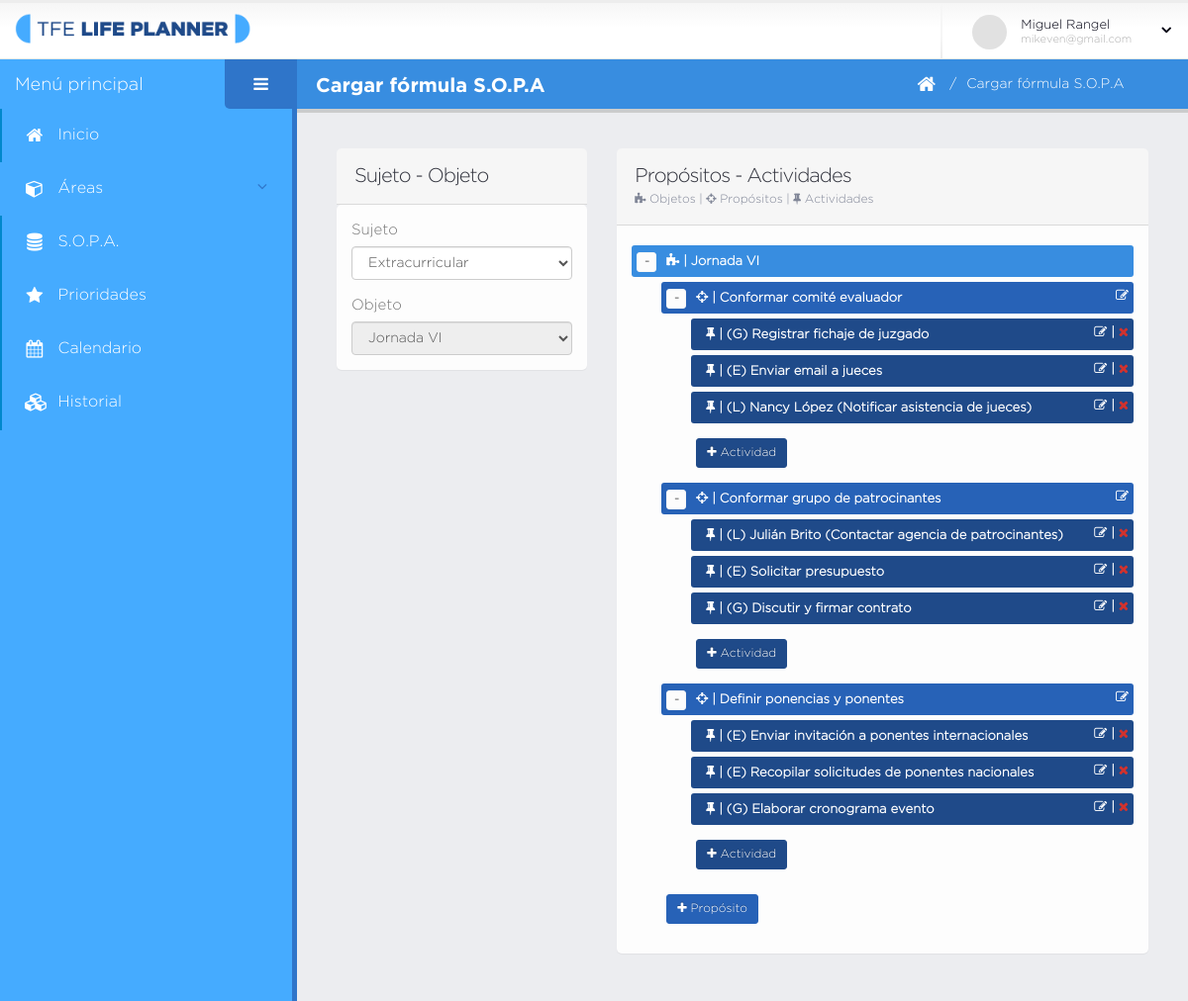
Page /cargar-sopa.php?ids=12&ido=13 (signed in) on the committed database.
### tables this page shows
CREATE TABLE `sujeto_objeto` (
  `id` int(11) NOT NULL,
  `sujeto_id` int(11) NOT NULL,
  `objeto_id` int(11) NOT NULL,
  `area_id` int(11) NOT NULL,
  `sesion_id` int(11) NOT NULL,
  `creado` datetime DEFAULT NULL
);

CREATE TABLE `sujeto` (
  `id` int(11) NOT NULL,
  `nombre` varchar(140) NOT NULL,
  `creado` datetime DEFAULT NULL,
  `modificado` datetime DEFAULT NULL,
  `usuario_id` int(11) NOT NULL
);

CREATE TABLE `objeto` (
  `id` int(11) NOT NULL,
  `nombre` varchar(140) NOT NULL,
  `creado` datetime DEFAULT NULL,
  `modificado` datetime DEFAULT NULL,
  `usuario_id` int(11) NOT NULL
);

CREATE TABLE `proposito` (
  `id` int(11) NOT NULL,
  `descripcion` varchar(250) NOT NULL,
  `creado` datetime DEFAULT NULL,
  `modificado` datetime DEFAULT NULL,
  `sujeto_objeto_id` int(11) NOT NULL
);

CREATE TABLE `actividad` (
  `id` int(11) NOT NULL,
  `tipo` varchar(45) NOT NULL,
  `tarea` varchar(45) DEFAULT NULL,
  `lugar` varchar(45) DEFAULT NULL,
  `direccion` varchar(45) DEFAULT NULL,
  `motivo` varchar(45) DEFAULT NULL,
  `contacto` varchar(45) DEFAULT NULL,
  `creado` datetime DEFAULT NULL,
  `modificado` datetime DEFAULT NULL,
  `proposito_id` int(11) NOT NULL,
  `estado` varchar(45) NOT NULL,
  `resultado` varchar(600) DEFAULT NULL,
  `fecha_calendario` datetime NOT NULL,
  `fecha_prioridad` datetime NOT NULL,
  `fecha_agenda` datetime NOT NULL,
  `fecha_terminacion` datetime NOT NULL,
  `fecha_cancela` datetime NOT NULL
);

### fn/fn-sopa.php (called while the page is built, shortened)
<?php
    if( isset( $_GET["ids"], $_GET["ido"] ) ){
        $ids = $_GET["ids"];    $ido = $_GET["ido"];
        $s_o = array( obtenerSujetoObjetoPorids( $dbh, $ids, $ido ) );
    }
?>

### database/data-sujeto-objeto.php (called while the page is built, shortened)
<?php
	function obtenerSujetoObjetoPorids( $dbh, $ids, $ido ){
		$q = "select so.id as id_so, s.id as idsujeto, s.nombre nsujeto, o.id as idobjeto,
		o.nombre as nobjeto from sujeto_objeto so, sujeto s, objeto o
		where s.id = so.sujeto_id and o.id = so.objeto_id and s.id = $ids and o.id = $ido";
		$data = mysqli_fetch_array( mysqli_query( $dbh, $q ) );
		return $data;
	}
?>

### database/data-proposito.php (called while the page is built, shortened)
<?php
	function obtenerListaPropositos( $dbh, $idso ){
		$q = "select * from proposito where sujeto_objeto_id = $idso";
		return obtenerListaRegistros( mysqli_query( $dbh, $q ) );
	}
	function obtenerListaPropositosSO( $dbh, $idso ){
		$propositos = array();
		$registros = obtenerListaPropositos( $dbh, $idso );
		foreach ( $registros as $r ) {
			$r["lactividades"] = obtenerListaActividades( $dbh, $r["id"] );
			$propositos[] = $r;
		}
		return $propositos;
	}
?>

### database/bd.php (called while the page is built, shortened)
<?php
	function obtenerListaRegistros( $data ){
		$lista_c = array();
		if( $data ){
			while( $c = mysqli_fetch_array( $data ) ){
				$lista_c[] = $c;
			}
		}
		return $lista_c;
	}
?>

### database/data-actividad.php (called while the page is built, shortened)
<?php
	function obtenerListaActividades( $dbh, $idp ){
		$q = "select * from actividad where proposito_id = $idp";
		return obtenerListaRegistros( mysqli_query( $dbh, $q ) );
	}
?>

### fn/fn-actividad.php (called while the page is built, shortened)
<?php
    function descActividad( $actividad ){
      $icono_actividad = array(
        'g' => $actividad["tarea"],
        'e' => $actividad["tarea"],
        'l' => $actividad["contacto"]." ($actividad[motivo])"
      );
      return $icono_actividad[ $actividad["tipo"] ];
    }
?>

### secciones/sopa/panel_opa.php (the view, shortened to what this page needs)
<div class="dd dd-nodrag" id="nestable">
	<ol class="dd-list ">
		<?php
			foreach ( $s_o as $so ) {
				$o["id"] = $so["idobjeto"];
				$o["nombre"] = $so["nobjeto"];
				$propositos = obtenerListaPropositosSO( $dbh, $so["id_so"] );
		?>
		<li class="dd-item" data-id="<?php echo $o['id']?>">
			<div class="dd-handle item_obj">
				<span class="icon_obj">
					<i class="fa fa-puzzle-piece" aria-hidden="true"></i>
				</span> | <?php echo $o["nombre"]?>
			</div>
			<ol class="dd-list">
				<?php
					foreach ( $propositos as $p ) {
						$actividades = $p["lactividades"];
				?>
					<li class="dd-item" data-id="<?php echo $p['id']?>">
						<div class="dd-handle item_pro">
							<span class="icon_obj">
								<i class="fa fa-crosshairs" aria-hidden="true"></i>
							</span> | <?php echo $p["descripcion"]?>
							<div class="editableicon">
								<a href="#frm-edit-proposito" class="modal-sizes modal-with-zoom-anim i_edit_prop"
								data-idp="<?php echo $p['id'] ?>"
								data-desc="<?php echo $p['descripcion']?>">
									<i class="fa fa-edit" aria-hidden="true"></i>
								</a>
							</div>
						</div>
						<ol class="dd-list">
							<?php foreach ( $actividades as $a ) { ?>
								<li class="dd-item" data-id="<?php echo $a['id']?>">
									<div class="dd-handle item_act">
										<span class="icon_obj">
										<i class="fa fa-thumb-tack" aria-hidden="true"></i>
										</span> |
										<?php echo "(".strtoupper( $a["tipo"] ).") ". descActividad( $a )?>
										<div class="editableicon">
											<a href="#frm-edit-actividad" class="modal-sizes modal-with-zoom-anim i_edit_act"
											data-ida="<?php echo $a['id'] ?>">
											<i class="fa fa-edit" aria-hidden="true"></i>
											</a> |
											<a href="#confirmar-accion"
											class="modal-sizes modal-with-zoom-anim elim_actividad" data-ida="<?php echo $a["id"] ?>"
											data-desc="<?php echo "(".strtoupper( $a["tipo"] ).") ". descActividad( $a )?>">
											<i class="fa fa-times" aria-hidden="true"></i>
											</a>
										</div>
									</div>
								</li>
							<?php } ?>
							<li class="dd-item" data-id="nueva_actividad">
								<div class="dd-handle nopa">
									<a href="#frm-actividad" class="modal-sizes modal-with-zoom-anim btn_nactiv"
									data-idp="<?php echo $p["id"]?>"
									data-np="<?php echo $p['descripcion']?>"
									data-toggle="tooltip" data-placement="top"
									title="Agregar actividad">
										<button type="button" class="mb-xs mt-xs mr-xs btn btn-sm btn-act btn-no-ft">
											<i class="fa fa-plus" aria-hidden="true"></i> Actividad
										</button>
									</a>
								</div>
							</li>
						</ol>
					</li>
				<?php } ?>
				<li class="dd-item" data-id="nuevo_proposito">
					<div class="dd-handle nopa">
					<a href="#frm-proposito" class="modal-sizes modal-with-zoom-anim btn_nprop"
						data-iso="<?php echo $so["id_so"]?>"
						data-n-so="<?php echo $so['nsujeto'].' :: '.$o['nombre']?>"
						data-toggle="tooltip" data-placement="top" title="Agregar propósito">
							<button type="button" class="mb-xs mt-xs mr-xs btn btn-sm btn-pro btn-no-ft">
								<i class="fa fa-plus" aria-hidden="true"></i> Propósito
							</button>
						</a>
					</div>
				</li>
			</ol>
		</li>
		<?php }  ?>
	</ol>
</div>

### secciones/sopa/panel_sesion_so.php (shortened to what this page needs)
<section class="panel">
	<form id="frm_sujeto_objeto">
		<header class="panel-heading">
			<h2 class="panel-title">Sujeto - Objeto</h2>
		</header>
		<div class="panel-body">
			<?php if( !isset( $carga_so ) ) { ?>
			<div class="form-group">
				<label class="control-label">Área</label>
				<select id="lareas" class="form-control" required>
					<option value=""></option>
					<?php foreach ( $areas as $a ) { ?>
					<option value="<?php echo $a["id"] ?>"
						<?php echo sop( $a["id"], $ida ) ?>><?php echo $a["nombre"] ?>
					</option>
					<?php } ?>
				</select>
				<input type="hidden" name="idarea" value="<?php echo $ida ?>">
			</div>
			<div class="form-group">
				<label class="control-label">Sujeto</label>
				<select id="lsujetos" class="form-control" required >
					<option value=""></option>
					<?php foreach ( $sujetos_a as $s ) { ?>
						<option value="<?php echo $s["id"] ?>"
							<?php echo sop( $s["id"], $ids ) ?>><?php echo $s["nombre"] ?>
						</option>
					<?php } ?>
				</select>
				<input type="hidden" name="idsujeto" value="<?php echo $ids?>">
			</div>
			<hr>
			<div id="agg_objeto" class="form-group">
				<label class="control-label">Objeto</label>
				<table width="100%">
					<th width="80%">
						<select id="lobjetos" class="form-control" required name="idobjeto">
							<option value=""></option>
							<?php foreach ( $objetos_s as $o ) { ?>
								<option value="<?php echo $o["id"] ?>">
									<?php echo $o["nombre"] ?>
								</option>
							<?php } ?>
						</select>
					</th>
					<th width="20%" style="text-align: right;">
						<a href="#frm-objeto" class="modal-sizes modal-with-zoom-anim"
						data-toggle="tooltip" data-placement="top"
						title="Crear nuevo Objeto">
						<button type="button" class="mb-xs mt-xs mr-xs btn btn-obj">
							<i class="fa fa-plus"></i>
						</button>
						</a>
					</th>
				</table>
			</div>
			<?php } else { ?>
				<div class="form-group">
					<label class="control-label">Sujeto</label>
					<select id="lsujetos" class="form-control" required >
						<option value="<?php echo $ids ?>">
							<?php echo $s_o[0]["nsujeto"] ?>
						</option>
					</select>
				</div>
				<div class="form-group">
					<label class="control-label">Objeto</label>
					<select id="lobjetos" class="form-control" required disabled>
						<option value="<?php echo $ido ?>">
							<?php echo $s_o[0]["nobjeto"] ?>
						</option>
					</select>
				</div>
			<?php } ?>
		</div>
	</form>
</section>

### assets/stylesheets/skins/default.css (style rules this page uses)
a, .btn-link { color: #0088cc; }
body .btn-pro { color: #ffffff; text-shadow: 0 -1px 0 rgba(0, 0, 0, 0.25); background-color: #2762b7; border-color: #2762b7; }
body .btn-act { color: #ffffff; text-shadow: 0 -1px 0 rgba(0, 0, 0, 0.25); background-color: #1F4A89; border-color: #1F4A89; }

### cargar-sopa.php (style rules this page uses)
.icon_obj { font-family: Arial; color: #fff; font-size: 14px; margin-left: 10px; }
.nopa { background-color: transparent; }
.item_obj { background-color: #388de0 }
.item_pro { background-color: #2762B7 }
.item_act { background-color: #1F4A89 }
.dd-handle { color: #fff; }
.editableicon { float: right; }
.i_edit_act, .i_edit_prop { color: #FFF; }
.elim_actividad, .elim_prop { color: #d2322d; }

### rows in the picture
sujeto_objeto: sujeto.nombre "Extracurricular", objeto.nombre "Jornada VI"
proposito: descripcion "Conformar comité evaluador"
actividad: tipo "G", tarea "Registrar fichaje de juzgado"
actividad: tipo "E", tarea "Enviar email a jueces"
actividad: tipo "L", tipo "Nancy López (Notificar asistencia de jueces)"
proposito: descripcion "Conformar grupo de patrocinantes"
actividad: tipo "L", tipo "Julián Brito (Contactar agencia de patrocinantes)"
actividad: tipo "E", tarea "Solicitar presupuesto"
actividad: tipo "G", tarea "Discutir y firmar contrato"
proposito: descripcion "Definir ponencias y ponentes"
actividad: tipo "E", tarea "Enviar invitación a ponentes internacionales"
actividad: tipo "E", tarea "Recopilar solicitudes de ponentes nacionales"
actividad: tipo "G", tarea "Elaborar cronograma evento"

### other values in the picture
$usuario["nombre"] "Miguel Rangel"
$usuario["email"] "mikeven@gmail.com"
$titulo_pagina "Cargar fórmula S.O.P.A"
$breadcrumb "Cargar fórmula S.O.P.A"
